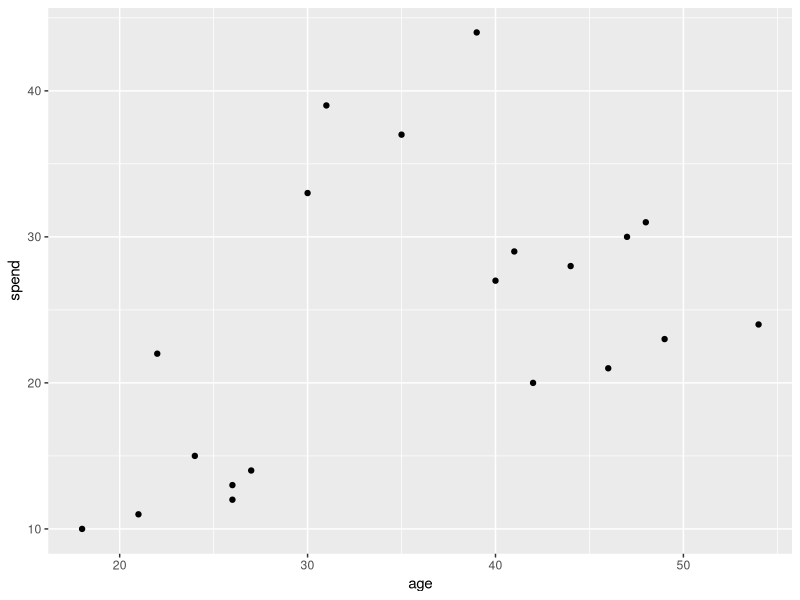

Source code (R):
library(ggplot2)
df <- data.frame(age = c(18, 21, 22, 24, 26, 26, 27, 30, 31, 35, 39, 40, 41, 42, 44, 46, 47, 48, 49, 54),
                 spend = c(10, 11, 22, 15, 12, 13, 14, 33, 39, 37, 44, 27, 29, 20, 28, 21, 30, 31, 23, 24)
)
km1 = kmeans(df, centers = 3)
km1
ggplot(df, aes(x = age, y = spend)) +
  geom_point()
